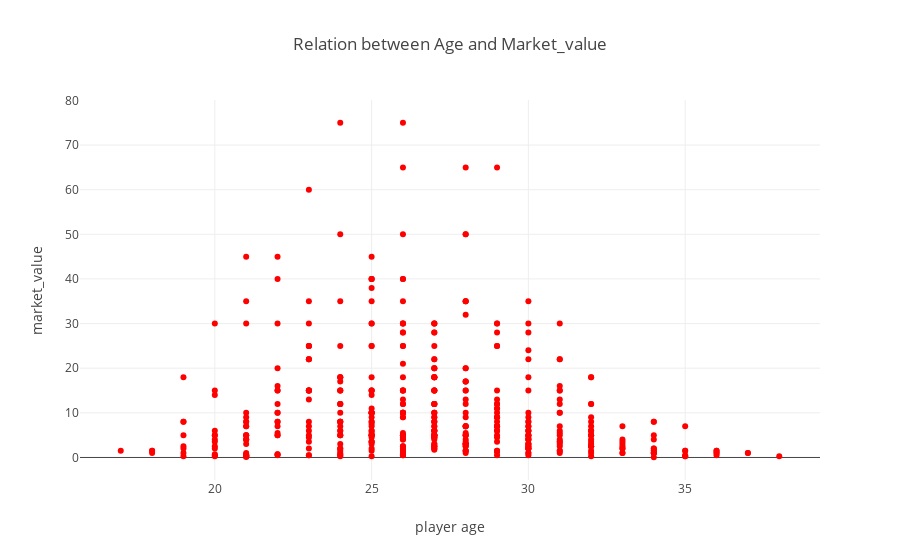

Here is the notebook cell this chart was saved with:
### Code cell
#Relation Between Age and Market value plot
import pandas as pd
import numpy as np
import matplotlib.pyplot as plt
import collections

pd.options.display.max_columns = 999

import plotly.offline as py
py.init_notebook_mode(connected=True)
import plotly.graph_objs as go
import plotly.tools as tls

import warnings
warnings.filterwarnings('ignore')
#df['fage_pointration'] = pd.DataFrame(df['fpl_points']/df['fpl_value'])
trace1 = {
  "x": df['age'],
  "y": df['market_value'],
  "marker": {
    "color": 'red',
    "colorsrc": "Aldemuro:22:1a1899",
    #"size": df['fpl_ratio']
  }, 
  "mode": "markers", 
  "name": "market_value", 
  "text": df['name']+", Club:"+df['club']+", Pos:"+df['position'],
  #"textsrc": "Aldemuro:22:5dc54a", 
  "type": "scatter", 
  "uid": "0d217c", 
  "xsrc": "Aldemuro:22:d61533", 
  "ysrc": "Aldemuro:22:1c3243",
  
}
data = [trace1]
#data = [trace]
layout = {
  "autosize": True, 
  "hovermode": "closest",
  "title": "Relation between Age and Market_value",
  "xaxis": {
    "autorange": True, 
    "range": [3.48535752785, 13.0146424722], 
    "title": "player age", 
    "type": "linear"
  }, 
  "yaxis": {
    "autorange": True, 
    "range": [-17.5245518316, 281.524551832], 
    "title": "market_value", 
    "type": "linear"
  }
}
# Plot and embed in ipython notebook!
fig = go.Figure(data=data, layout=layout)
py.iplot(fig, filename='basic-scatter')

### Figure 1 — Plotly figure (JSON) as saved in the notebook; plotly's stock layout.template omitted (floating-point values rounded to 4 significant figures; data arrays with more than 128 entries replaced by an {"elided": "..."} marker saying what was removed)
{"data": [{"marker": {"color": "red", "colorsrc": "Aldemuro:22:1a1899"}, "mode": "markers", "name": "market_value", "text": {"elided": "461 str values"}, "type": "scatter", "uid": "0d217c", "x": {"elided": "461 int values"}, "xsrc": "Aldemuro:22:d61533", "y": {"elided": "461 float values"}, "ysrc": "Aldemuro:22:1c3243"}], "layout": {"autosize": true, "hovermode": "closest", "title": "Relation between Age and Market_value", "xaxis": {"autorange": true, "range": [3.485, 13.01], "title": "player age", "type": "linear"}, "yaxis": {"autorange": true, "range": [-17.52, 281.5], "title": "market_value", "type": "linear"}}}
